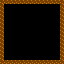

This game map was drawn from its Tiled (.tmx) file and the tilesets committed beside it. A one-line description and the full map source follow:
An orthogonal 16x16 tile map with 4x4 px tiles, 1 tile layer (frame).

<map version="1.0" orientation="orthogonal" renderorder="left-down" width="16" height="16" tilewidth="4" tileheight="4" nextobjectid="3">
 <tileset firstgid="1" name="experiment-tiles" tilewidth="4" tileheight="4" tilecount="3" columns="3">
  <image source="experiment-tiles.png" width="12" height="4" />
 </tileset>
 <layer name="frame" width="16" height="16">
  <data encoding="csv">
2,2,2,2,2,2,2,2,2,2,2,2,2,2,2,2,
2,0,0,0,0,0,0,0,0,0,0,0,0,0,0,2,
2,0,0,0,0,0,0,0,0,0,0,0,0,0,0,2,
2,0,0,0,0,0,0,0,0,0,0,0,0,0,0,2,
2,0,0,0,0,0,0,0,0,0,0,0,0,0,0,2,
2,0,0,0,0,0,0,0,0,0,0,0,0,0,0,2,
2,0,0,0,0,0,0,0,0,0,0,0,0,0,0,2,
2,0,0,0,0,0,0,0,0,0,0,0,0,0,0,2,
2,0,0,0,0,0,0,0,0,0,0,0,0,0,0,2,
2,0,0,0,0,0,0,0,0,0,0,0,0,0,0,2,
2,0,0,0,0,0,0,0,0,0,0,0,0,0,0,2,
2,0,0,0,0,0,0,0,0,0,0,0,0,0,0,2,
2,0,0,0,0,0,0,0,0,0,0,0,0,0,0,2,
2,0,0,0,0,0,0,0,0,0,0,0,0,0,0,2,
2,0,0,0,0,0,0,0,0,0,0,0,0,0,0,2,
2,2,2,2,2,2,2,2,2,2,2,2,2,2,2,2
</data>
 </layer>
</map>
